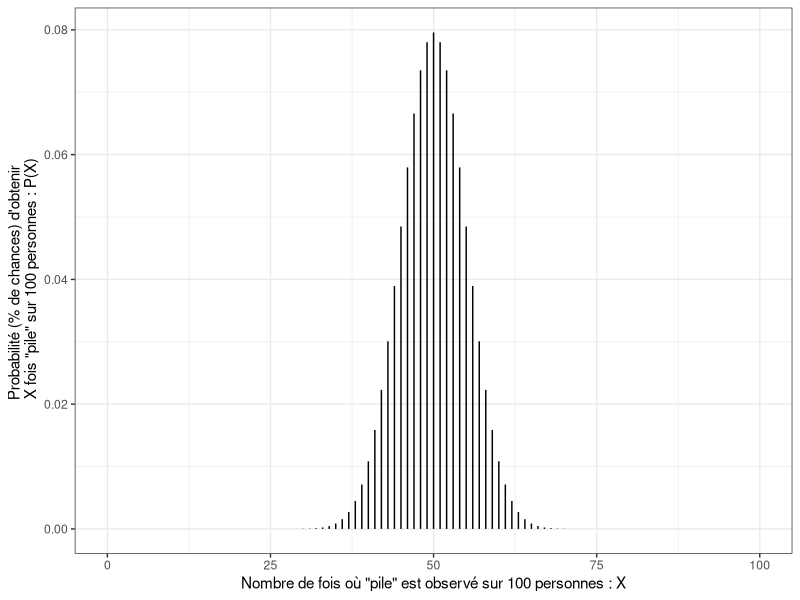
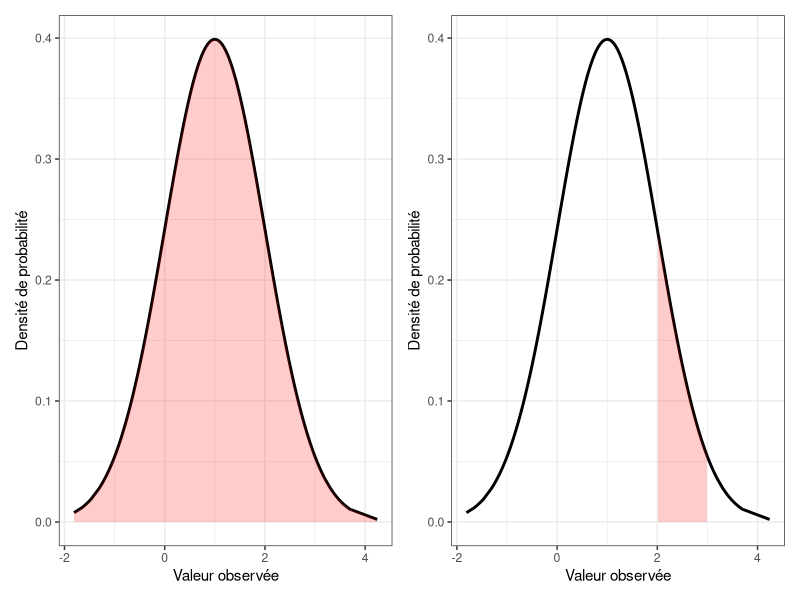
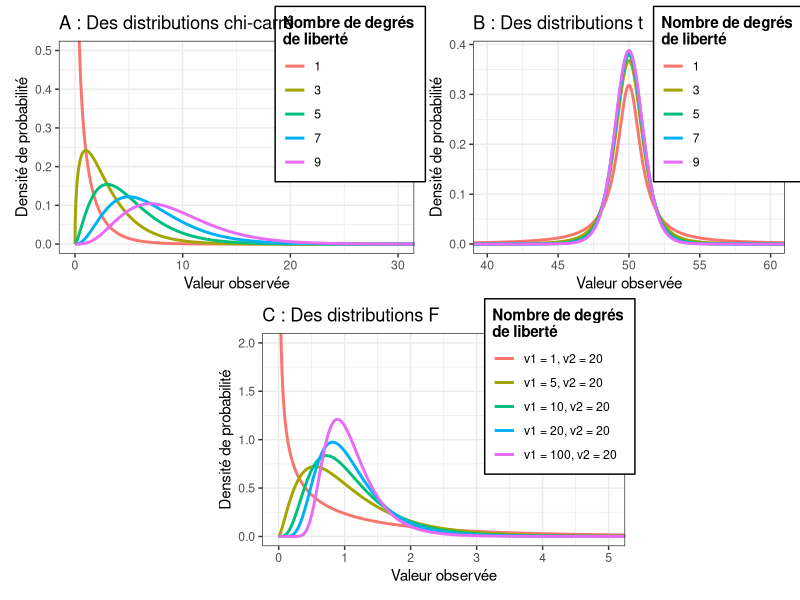
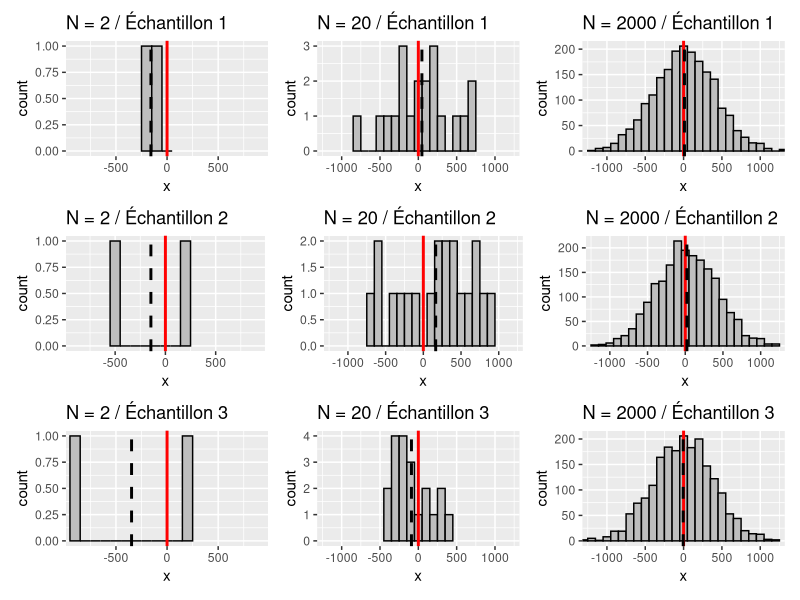
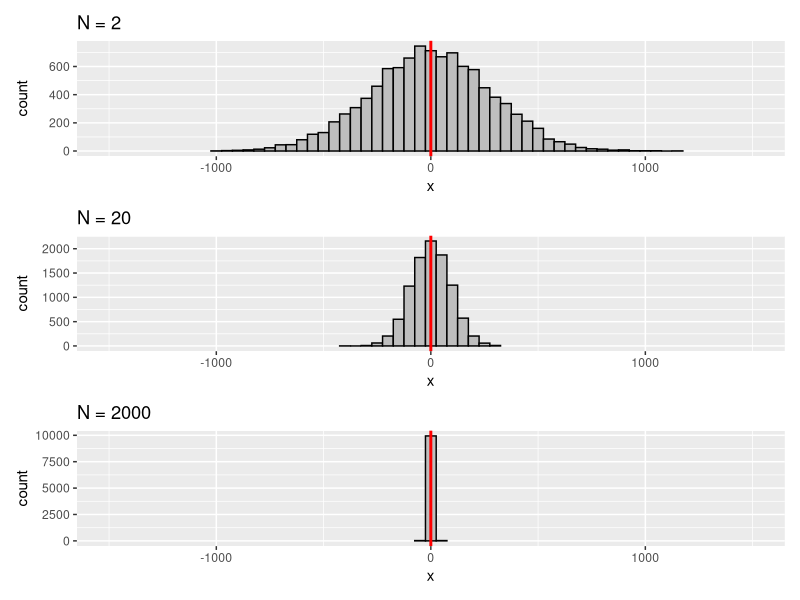
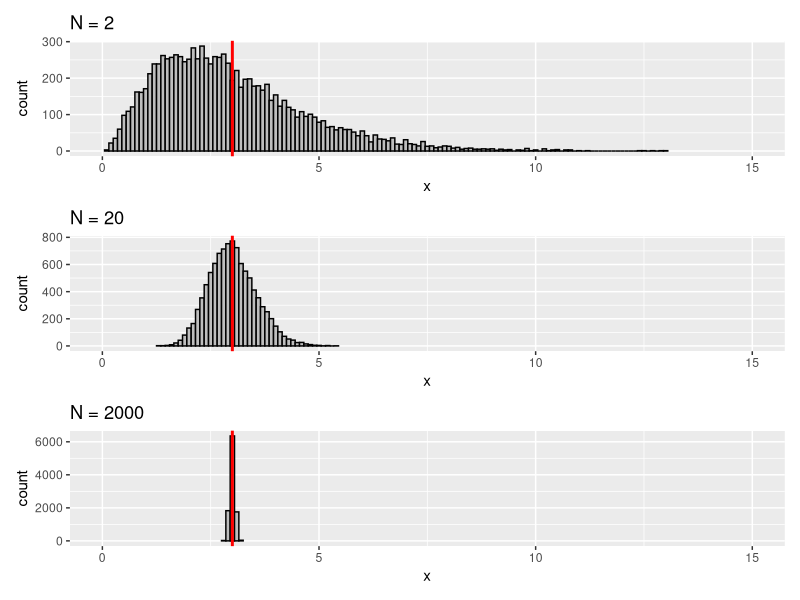

R code for these plots, in order:
## ---- chunk 1
#| echo: false
#| warning: false
#| message: false

library(dplyr)
library(forcats)
library(ggplot2)
library(patchwork)
library(tidyr)
## ---- chunk 2
#| message: false
#| fig-height: 6
#| out-width: '80%'
#| echo: false
#| fig-cap: "Illustration d'une loi binomiale avec la situation de 100 personnes lançant une pièce non truquée"
#| label: fig-distriBinom

set.seed(1)
binom <- 
  data.frame(
    x = seq(0, 100, 1)
  ) |>
  dplyr::mutate(
    prob = dbinom(x, 100, 0.5)
  )

ggplot(data = binom, aes(x = x, y  = prob)) + 
  geom_segment(aes(x = x, xend = x, y = 0, yend = prob)) +
  labs(x = "Nombre de fois où \"pile\" est observé sur 100 personnes : X", y = "Probabilité (% de chances) d'obtenir \n X fois \"pile\" sur 100 personnes : P(X)") +
  theme_bw()
## ---- chunk 3
# Fonction pour déterminer la probabilité d'obtenir précisément x succès 
# (ici 50) à partir de N essais/personnes (ici 100) et d'une probabilité 
# de succès donnée (ici 0.5)
dbinom(x = 50, size = 100, prob = 0.5)

# Fonction pour déterminer la probabilité d'obtenir un nombre de succès
# inférieur ou égal à q (ici 50) à partir de N essais/personnes (ici 100) 
# et d'une probabilité de succès donnée (ici 0.5)
pbinom(q = 50, size = 100, prob = 0.5)

# Fonction pour déterminer la valeur pour laquelle il y a une probabilité p 
# d'obtenir une valeur inférieure ou égale à la valeur définie à partir de N 
# essais/personnes (ici 100) et d'une probabilité de succès donnée (ici 0.5)
qbinom(p = 0.6, size = 100, prob = 0.5)
## ---- chunk 4
#| out.width: '90%'
#| message: false
#| warning: false
#| echo: false
#| fig-cap: "Densité de probabilité d'une loi normale"
#| label: fig-distiNorm

# Creating distributions
set.seed(123)
norm <- 
  data.frame(
    X = rnorm(1000, 1, 1)
  ) |>
  dplyr::mutate(density = dnorm(X, 1, 1))

g1 <- ggplot(data = norm, aes(x = X)) + 
  geom_line(aes(y = density), color = "black", size = 1) +
  geom_area(aes(x = X, y = density), fill = "red", alpha = 0.2) +
  labs(x = "Valeur observée", y = "Densité de probabilité") +
  theme_bw()

g2 <- ggplot(data = norm, aes(x = X)) + 
  geom_line(aes(y = density), color = "black", size = 1) +
  geom_area(data = norm |> dplyr::filter(X >=2 & X <=3), aes(x = X, y = density), fill = "red", alpha = 0.2) +
  labs(x = "Valeur observée", y = "Densité de probabilité") +
  theme_bw()

g1 | g2
    
## ---- chunk 5
# Fonction pour déterminer la densité de probabilité correspondant à la valeur x
dnorm(x = 1, mean = 1, sd = 1)

# Fonction pour déterminer la probabilité d'obtenir une valeur inférieure ou 
# égale à q
pnorm(q = 2, mean = 1, sd = 1)

# Fonction pour déterminer la valeur pour laquelle il y a une probabilité p 
# d'obtenir une valeur inférieure ou égale à la valeur définie
qnorm(p = 0.7, mean = 1, sd = 1)
## ---- chunk 6
#| out-width: '100%'
#| fig-width: 11
#| fig-height: 10
#| message: false
#| warning: false
#| echo: false
#| fig-cap: "Densité de probabilité de lois chi-carré, t, et F"
#| label: fig-VariousQuantLaws


# Creating distributions
dist <- 
  data.frame(
    x = seq(0, 100, 1/100),
    x2 = seq(0, 100, 1/100) - 50
    )  |> 
  dplyr::mutate(
    chi_1 = dchisq(x, 1),
    chi_3 = dchisq(x, 3),
    chi_5 = dchisq(x, 5),
    chi_7 = dchisq(x, 7),
    chi_9 = dchisq(x, 9),
    t_1 = dt(x2, 1),
    t_3 = dt(x2, 3),
    t_5 = dt(x2, 5),
    t_7 = dt(x2, 7),
    t_9 = dt(x2, 9),
    f_1 = df(x, 1, 20),
    f_3 = df(x, 5, 20),
    f_5 = df(x, 10, 20),
    f_7 = df(x, 20, 20),
    f_9 = df(x, 100, 20)
) |>
  pivot_longer(
    cols = -c(x, x2),
    names_to = c(".value", "df"),
    values_to = "value",
    names_sep = "_"
  ) |>
  mutate(
    df = fct_relevel(df, "1", "3", "5", "7", "9")
  )


# Vizualizing distributions
g1 <- 
  ggplot(data = dist, aes(x = x)) + 
  geom_line(
    aes(y = chi, color = df), 
    size = 1,
    ) +
  coord_cartesian(xlim = c(0, 30), ylim = c(0, 0.5)) +
  labs(
    title = "A : Des distributions chi-carré",
    x = "Valeur observée",
    y = "Densité de probabilité",
    color = "Nombre de degrés \nde liberté") +
  theme_bw() +
  theme(
  legend.position = c(0.82, 0.75),
    legend.background = element_rect(color = "black"),
    legend.title = element_text(face = "bold")
    )

g2 <-
  ggplot(data = dist, aes(x = x)) + 
  geom_line(
    aes(y = t, color = df), 
    size = 1,
    ) +
  coord_cartesian(xlim = c(40, 60)) +
  labs(
    title = "B : Des distributions t",
    x = "Valeur observée",
    y = "Densité de probabilité",
    color = "Nombre de degrés \nde liberté"
    ) +
  theme_bw() +
  theme(
  legend.position = c(0.82, 0.75),
  legend.background = element_rect(color = "black"),
  legend.title = element_text(face = "bold")
  )

g3 <-
  # Exemple ci-dessous inspiré de https://www.geo.fu-berlin.de/en/v/soga/Basics-of-statistics/Continous-Random-Variables/F-Distribution/index.html
  ggplot(data = dist |> mutate(
    df = fct_recode(df, "v1 = 1, v2 = 20" = "1", "v1 = 5, v2 = 20" = "3", "v1 = 10, v2 = 20" = "5", "v1 = 20, v2 = 20" = "7", "v1 = 100, v2 = 20" = "9")
    ), 
    aes(x = x)) + 
  geom_line(
    aes(y = f, color = df), 
    size = 1,
    ) +
  coord_cartesian(xlim = c(0, 5), ylim = c(0, 2)) +
  labs(title = "C : Des distributions F") +
  theme_bw() +
  labs(
    title = "C : Des distributions F",
    x = "Valeur observée",
    y = "Densité de probabilité",
    color = "Nombre de degrés \nde liberté"
    ) +
  theme_bw() +
  theme(
  legend.position = c(0.82, 0.75),
  legend.background = element_rect(color = "black"),
  legend.title = element_text(face = "bold")
  )

layout <- "
AABB
#CC#
"
g1 + g2 + g3 + plot_layout(design = layout)
## ---- chunk 7
#| message: false
#| warning: false
#| echo: false
#| out-width: '100%'
#| fig-width: 13
#| fig-height: 9
#| fig-align: "center"
#| fig-cap: "Illustration de la loi des grands nombres avec la moyenne d'un échantillon. Les distributions ont été obtenues à partir de $N$ valeurs obtenues aléatoirement à partir d'une population de moyenne 0 et d'écart-type 400. Trait rouge = moyenne de la population d'origine ; trait noir = moyenne de l'échantillon"
#| label: fig-GreatNumLaw

set.seed(123)
norm1 <- data.frame(x = rnorm(mean = 0, sd = 400, n = 2))
norm2 <- data.frame(x = rnorm(mean = 0, sd = 400, n = 20))
norm3 <- data.frame(x = rnorm(mean = 0, sd = 400, n = 2000))


set.seed(456)
norm5 <- data.frame(x = rnorm(mean = 0, sd = 400, n = 2))
norm6 <- data.frame(x = rnorm(mean = 0, sd = 400, n = 20))
norm7 <- data.frame(x = rnorm(mean = 0, sd = 400, n = 2000))


set.seed(789)
norm9 <- data.frame(x = rnorm(mean = 0, sd = 400, n = 2))
norm10 <- data.frame(x = rnorm(mean = 0, sd = 400, n = 20))
norm11 <- data.frame(x = rnorm(mean = 0, sd = 400, n = 2000))


g1 <-
  ggplot(data = norm1, aes(x = x)) + 
  geom_histogram(fill = "grey", color = "black", binwidth = 100) + 
  geom_vline(aes(xintercept = 0), color = "red", size = 1) +
  geom_vline(aes(xintercept = mean(x)), color = "black", linetype = "dashed", size = 1) +
  labs(title = "N = 2 / Échantillon 1") +
  coord_cartesian(xlim = c(-900, 900))

g2 <-
  ggplot(data = norm2, aes(x = x)) + 
  geom_histogram(fill = "grey", color = "black", binwidth = 100) +
  geom_vline(aes(xintercept = 0), color = "red", size = 1) +
  geom_vline(aes(xintercept = mean(x)), color = "black", linetype = "dashed", size = 1) +
  labs(title = "N = 20 / Échantillon 1")  +
  coord_cartesian(xlim = c(-1200, 1200))

g3 <-
  ggplot(data = norm3, aes(x = x)) +
  geom_histogram(fill = "grey", color = "black", binwidth = 100) +
  geom_vline(aes(xintercept = 0), color = "red", size = 1) +
  geom_vline(aes(xintercept = mean(x)), color = "black", linetype = "dashed", size = 1) +
  labs(title = "N = 2000 / Échantillon 1")  +
  coord_cartesian(xlim = c(-1200, 1200))



g5 <-
  ggplot(data = norm5, aes(x = x)) + 
  geom_histogram(fill = "grey", color = "black", binwidth = 100) +
  geom_vline(aes(xintercept = 0), color = "red", size = 1) +
  geom_vline(aes(xintercept = mean(x)), color = "black", linetype = "dashed", size = 1) +
  labs(title = "N = 2 / Échantillon 2") +
  coord_cartesian(xlim = c(-900, 900))

g6 <-
  ggplot(data = norm6, aes(x = x)) + 
  geom_histogram(fill = "grey", color = "black", binwidth = 100) +
  geom_vline(aes(xintercept = 0), color = "red", size = 1) +
  geom_vline(aes(xintercept = mean(x)), color = "black", linetype = "dashed", size = 1) +
  labs(title = "N = 20 / Échantillon 2")  +
  coord_cartesian(xlim = c(-1200, 1200))

g7 <-
  ggplot(data = norm7, aes(x = x)) +
  geom_histogram(fill = "grey", color = "black", binwidth = 100) +
  geom_vline(aes(xintercept = 0), color = "red", size = 1) +
  geom_vline(aes(xintercept = mean(x)), color = "black", linetype = "dashed", size = 1) +
  labs(title = "N = 2000 / Échantillon 2")  +
  coord_cartesian(xlim = c(-1200, 1200))



g9 <-
  ggplot(data = norm9, aes(x = x)) + 
  geom_histogram(fill = "grey", color = "black", binwidth = 100) + 
  geom_vline(aes(xintercept = 0), color = "red", size = 1) +
  geom_vline(aes(xintercept = mean(x)), color = "black", linetype = "dashed", size = 1) +
  labs(title = "N = 2 / Échantillon 3") +
  coord_cartesian(xlim = c(-900, 900))

g10 <-
  ggplot(data = norm10, aes(x = x)) + 
  geom_histogram(fill = "grey", color = "black", binwidth = 100) +
  geom_vline(aes(xintercept = 0), color = "red", size = 1) +
  geom_vline(aes(xintercept = mean(x)), color = "black", linetype = "dashed", size = 1) +
  labs(title = "N = 20 / Échantillon 3")  +
  coord_cartesian(xlim = c(-1200, 1200))

g11 <-
  ggplot(data = norm11, aes(x = x)) +
  geom_histogram(fill = "grey", color = "black", binwidth = 100) +
  geom_vline(aes(xintercept = 0), color = "red", size = 1) +
  geom_vline(aes(xintercept = mean(x)), color = "black", linetype = "dashed", size = 1) +
  labs(title = "N = 2000 / Échantillon 3")  +
  coord_cartesian(xlim = c(-1200, 1200))


(g1 | g2 | g3) / 
(g5 | g6 | g7) / 
 (g9 | g10 | g11) 
## ---- chunk 8
#| message: false
#| warning: false
#| echo: false 
#| out-width: '80%'
#| fig-height: 8
#| fig-align: "center"
#| fig-cap: "Illustration du théorème de la limite centrale appliqué à une moyenne d'échantillon. Les distributions des moyennes montrées ici ont été obtenues avec 10 000 échantillons de N observations obtenues aléatoirement à partir d'une population ayant pour moyenne 0 et écart-type 400. Trait rouge = moyenne de la population d'origine"
#| label: fig-CentralLimTheo

sample1 <- data.frame(x = replicate(mean(rnorm(mean = 0, sd = 400, n = 2)), n = 10000))
sample2 <- data.frame(x = replicate(mean(rnorm(mean = 0, sd = 400, n = 20)), n = 10000))
sample3 <- data.frame(x = replicate(mean(rnorm(mean = 0, sd = 400, n = 2000)), n = 10000))

g1 <-
  ggplot(data = sample1, aes(x = x)) + 
  geom_histogram(fill = "grey", color = "black", binwidth = 50) + 
  geom_vline(aes(xintercept = 0), color = "red", size = 1) +
  labs(title = "N = 2") +
  coord_cartesian(xlim = c(-1500, 1500))

g2 <-
  ggplot(data = sample2, aes(x = x)) + 
  geom_histogram(fill = "grey", color = "black", binwidth = 50) +  
  geom_vline(aes(xintercept = 0), color = "red", size = 1) +
  labs(title = "N = 20") +
  coord_cartesian(xlim = c(-1500, 1500))

g3 <-
  ggplot(data = sample3, aes(x = x)) + 
  geom_histogram(fill = "grey", color = "black", binwidth = 50) + 
  geom_vline(aes(xintercept = 0), color = "red", size = 1) +
  labs(title = "N = 2000") +
  coord_cartesian(xlim = c(-1500, 1500))

g1 / g2 / g3 
## ---- chunk 9
#| message: false
#| echo: false
#| out-width: '80%'
#| fig-height: 8
#| fig-align: "center"
#| fig-cap: "Illustration du théorème de la limite centrale appliqué à une moyenne d'échantillon. Les distributions des moyennes montrées ici ont été obtenues avec 10 000 échantillons de N observations obtenues aléatoirement à partir d'une population suivant une loi chi-carré avec 3 degrés de liberté. Trait rouge = moyenne de la population d'origine"
#| label: fig-CentralLimTheo2

sample1 <- data.frame(x = replicate(mean(rchisq(df = 3, n = 2)), n = 10000))
sample2 <- data.frame(x = replicate(mean(rchisq(df = 3, n = 20)), n = 10000))
sample3 <- data.frame(x = replicate(mean(rchisq(df = 3, n = 2000)), n = 10000))

g1 <-
  ggplot(data = sample1, aes(x = x)) + 
  geom_histogram(fill = "grey", color = "black", binwidth = 0.1) + 
  geom_vline(aes(xintercept = 3), color = "red", size = 1) +
  labs(title = "N = 2") +
  coord_cartesian(xlim = c(0, 15))

g2 <-
  ggplot(data = sample2, aes(x = x)) + 
  geom_histogram(fill = "grey", color = "black", binwidth = 0.1) + 
  geom_vline(aes(xintercept = 3), color = "red", size = 1) +
  labs(title = "N = 20") +
  coord_cartesian(xlim = c(0, 15))

g3 <-
  ggplot(data = sample3, aes(x = x)) + 
  geom_histogram(fill = "grey", color = "black", binwidth = 0.1) + 
  geom_vline(aes(xintercept = 3), color = "red", size = 1)  +
  labs(title = "N = 2000") +
  coord_cartesian(xlim = c(0, 15))

g1 / g2 / g3 
